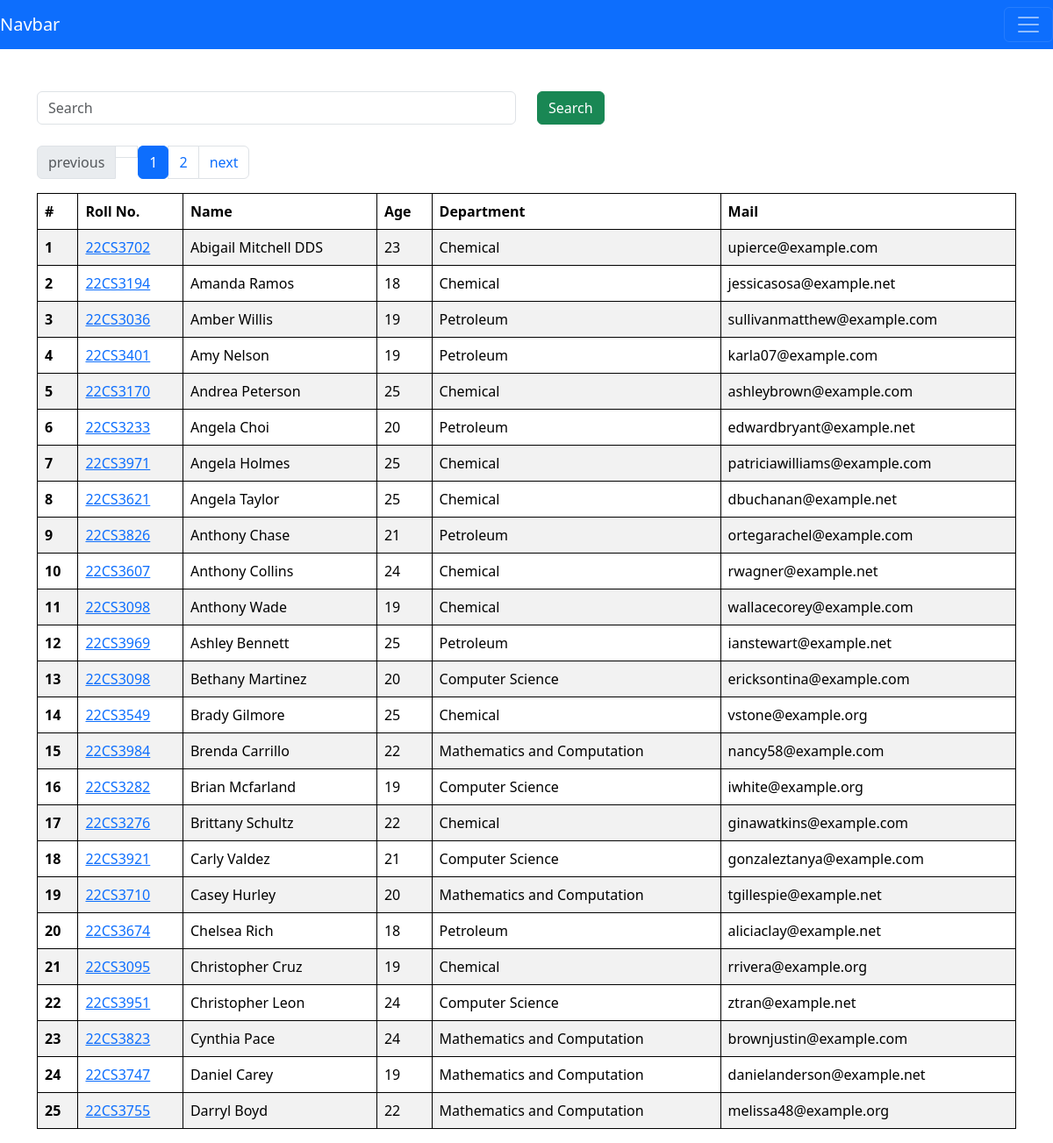
The page /students/ on the database its author committed.
### reports/models.py (models this page shows, shortened)
class Student(models.Model):
    department = models.ForeignKey(Department, related_name="depart", on_delete=models.CASCADE)
    student_id = models.OneToOneField(StudentID, related_name="studentid", on_delete=models.CASCADE)
    student_name = models.CharField(max_length=100)
    student_email = models.EmailField(unique=True)
    student_age = models.IntegerField(default=18)
    student_address = models.TextField()
    class Meta:
        ordering = ['student_name']
        verbose_name = "student"

class StudentID(models.Model):
    student_id = models.CharField(max_length=100)
    def __str__(self) -> str:
        return self.student_id

class Department(models.Model):
    department = models.CharField(max_length=100)
    class Meta:
        ordering = ['department']

### reports/views.py (the view, shortened to what this page needs)
# urls.py: path('students/', get_students, name="get_students"),
def get_students(request):
    queryset = Student.objects.all()
    paginator = Paginator(queryset, 25)
    page_number = request.GET.get("page", 1)
    page_obj = paginator.get_page(page_number)
    return render(request, "students.html", {'queryset': page_obj})

### reports/templates/students.html
{% extends "base.html" %}
{% block start %}
<div class="container mt-5">
    <form class="mb-4">
        <div class="row">
            <div class="col-md-6">
                <input class="form-control" name="search" placeholder="Search">
            </div>
            <div class="col-md-6">
                <button class="btn btn-success">Search</button>
            </div>
        </div>
    </form>
<nav aria-label="...">
    <ul class="pagination">
            {% if queryset.has_previous %}
            <li class="page-item">
                <a class="page-link" href="?page={{ queryset.previous_page_number }}">previous</a>
            </li>
            <li class="page-item"><a class="page-link">{{ queryset.previous_page_number }}</a></li>
            {% else %}
            <li class="page-item disabled">
                <a class="page-link">previous</a>
            </li>
            <li class="page-item"><a class="page-link"></a></li>
            {% endif %}
            <span class="current">
                <li class="page-item active" aria-current="page">
                    <a class="page-link">{{ queryset.number }}</a>
                </li>
            </span>
            {% if queryset.has_next %}
            <li class="page-item"><a class="page-link">{{ queryset.next_page_number }}</a></li>
            <li class="page-item">
                <a class="page-link" href="?page={{ queryset.next_page_number }}">next</a>
            </li>
            {% else %}
            <li class="page-item"><a class="page-link"></a></li>
            <li class="page-item disabled">
                <a class="page-link">next</a>
            </li>
            {% endif %}
    </ul>
</nav>
    <table class="table table-striped">
        <thead>
            <tr>
                <th scope="col">#</th>
                <th scope="col">Roll No.</th>
                <th scope="col">Name</th>
                <th scope="col">Age</th>
                <th scope="col">Department</th>
                <th scope="col">Mail</th>
            </tr>
        </thead>
        <tbody>
            {% for student in queryset %}
            <tr>
                <th scope="row">{{forloop.counter}}</th>
                <td><a href="{% url 'generate_otp' student.student_id %}">{{student.student_id}}</a></td>
                <td>{{student.student_name}}</td>
                <td>{{student.student_age}}</td>
                <td>{{student.department.department}}</td>
                <td>{{student.student_email}}</td>
            </tr>
            {% endfor %}
        </tbody>
    </table>
</div>
{% endblock %}

### reports/templates/base.html (shortened to what this page needs)
<!doctype html>
<html lang="en">
  <head>
    <link href="https://cdn.jsdelivr.net/npm/bootstrap@5.3.2/dist/css/bootstrap.min.css" rel="stylesheet">
  </head>
  <body>
    <nav class="navbar navbar-dark bg-primary">
      <a class="navbar-brand" href="#">Navbar</a>
    <button class="navbar-toggler" type="button" data-toggle="collapse" data-target="#navbarNav" aria-controls="navbarNav" aria-expanded="false" aria-label="Toggle navigation">
      <span class="navbar-toggler-icon"></span>
    </button>
    </nav>
    {% block start %}
    {% endblock %}
  </body>
</html>

### reports/templates/base.html (style rules this page uses)
table, th, td { border: 1px solid black; }

### rows shown on the page
Student: student_id "22CS3702", student_name "Abigail Mitchell DDS", student_age "23", department.department "Chemical", student_email "upierce@example.com"
Student: student_id "22CS3194", student_name "Amanda Ramos", student_age "18", department.department "Chemical", student_email "jessicasosa@example.net"
Student: student_id "22CS3036", student_name "Amber Willis", student_age "19", department.department "Petroleum", student_email "sullivanmatthew@example.com"
Student: student_id "22CS3401", student_name "Amy Nelson", student_age "19", department.department "Petroleum", student_email "karla07@example.com"
Student: student_id "22CS3170", student_name "Andrea Peterson", student_age "25", department.department "Chemical", student_email "ashleybrown@example.com"
Student: student_id "22CS3233", student_name "Angela Choi", student_age "20", department.department "Petroleum", student_email "edwardbryant@example.net"
Student: student_id "22CS3971", student_name "Angela Holmes", student_age "25", department.department "Chemical", student_email "patriciawilliams@example.com"
Student: student_id "22CS3621", student_name "Angela Taylor", student_age "25", department.department "Chemical", student_email "dbuchanan@example.net"
Student: student_id "22CS3826", student_name "Anthony Chase", student_age "21", department.department "Petroleum", student_email "ortegarachel@example.com"
Student: student_id "22CS3607", student_name "Anthony Collins", student_age "24", department.department "Chemical", student_email "rwagner@example.net"
Student: student_id "22CS3098", student_name "Anthony Wade", student_age "19", department.department "Chemical", student_email "wallacecorey@example.com"
Student: student_id "22CS3969", student_name "Ashley Bennett", student_age "25", department.department "Petroleum", student_email "ianstewart@example.net"
Student: student_id "22CS3098", student_name "Bethany Martinez", student_age "20", department.department "Computer Science", student_email "ericksontina@example.com"
Student: student_id "22CS3549", student_name "Brady Gilmore", student_age "25", department.department "Chemical", student_email "vstone@example.org"
Student: student_id "22CS3984", student_name "Brenda Carrillo", student_age "22", department.department "Mathematics and Computation", student_email "nancy58@example.com"
Student: student_id "22CS3282", student_name "Brian Mcfarland", student_age "19", department.department "Computer Science", student_email "iwhite@example.org"
Student: student_id "22CS3276", student_name "Brittany Schultz", student_age "22", department.department "Chemical", student_email "ginawatkins@example.com"
Student: student_id "22CS3921", student_name "Carly Valdez", student_age "21", department.department "Computer Science", student_email "gonzaleztanya@example.com"
Student: student_id "22CS3710", student_name "Casey Hurley", student_age "20", department.department "Mathematics and Computation", student_email "tgillespie@example.net"
Student: student_id "22CS3674", student_name "Chelsea Rich", student_age "18", department.department "Petroleum", student_email "aliciaclay@example.net"
Student: student_id "22CS3095", student_name "Christopher Cruz", student_age "19", department.department "Chemical", student_email "rrivera@example.org"
Student: student_id "22CS3951", student_name "Christopher Leon", student_age "24", department.department "Computer Science", student_email "ztran@example.net"
Student: student_id "22CS3823", student_name "Cynthia Pace", student_age "24", department.department "Mathematics and Computation", student_email "brownjustin@example.com"
Student: student_id "22CS3747", student_name "Daniel Carey", student_age "19", department.department "Mathematics and Computation", student_email "danielanderson@example.net"
Student: student_id "22CS3755", student_name "Darryl Boyd", student_age "22", department.department "Mathematics and Computation", student_email "melissa48@example.org"

### other values the page prints
{{ queryset.number }} "1"
{{ queryset.next_page_number }} "2"
